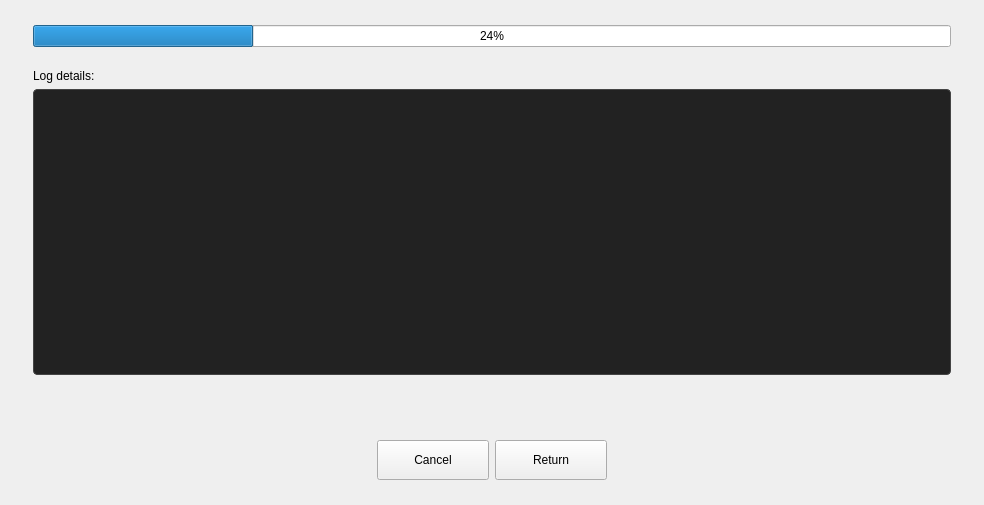
<?xml version="1.0" encoding="UTF-8"?>
<ui version="4.0">
 <class>RemotePage</class>
 <widget class="QWidget" name="RemotePage">
  <property name="geometry">
   <rect>
    <x>0</x>
    <y>0</y>
    <width>984</width>
    <height>505</height>
   </rect>
  </property>
  <property name="windowTitle">
   <string>Remote manager</string>
  </property>
  <layout class="QVBoxLayout" name="verticalLayout">
   <property name="spacing">
    <number>10</number>
   </property>
   <property name="leftMargin">
    <number>24</number>
   </property>
   <property name="topMargin">
    <number>16</number>
   </property>
   <property name="rightMargin">
    <number>24</number>
   </property>
   <property name="bottomMargin">
    <number>16</number>
   </property>
   <item>
    <widget class="QStackedWidget" name="stackedWidget">
     <property name="currentIndex">
      <number>1</number>
     </property>
     <widget class="QWidget" name="page_config">
      <layout class="QVBoxLayout" name="verticalLayout_3">
       <property name="spacing">
        <number>0</number>
       </property>
       <property name="leftMargin">
        <number>0</number>
       </property>
       <property name="topMargin">
        <number>0</number>
       </property>
       <property name="rightMargin">
        <number>0</number>
       </property>
       <property name="bottomMargin">
        <number>0</number>
       </property>
       <item>
        <widget class="QLabel" name="label_config">
         <property name="text">
          <string>Machine configuration file path:</string>
         </property>
        </widget>
       </item>
       <item>
        <spacer name="verticalSpacer_6">
         <property name="orientation">
          <enum>Qt::Vertical</enum>
         </property>
         <property name="sizeType">
          <enum>QSizePolicy::Fixed</enum>
         </property>
         <property name="sizeHint" stdset="0">
          <size>
           <width>20</width>
           <height>8</height>
          </size>
         </property>
        </spacer>
       </item>
       <item>
        <layout class="QHBoxLayout" name="horizontalLayout">
         <property name="spacing">
          <number>0</number>
         </property>
         <item>
          <widget class="QLineEdit" name="lineEdit">
           <property name="minimumSize">
            <size>
             <width>0</width>
             <height>36</height>
            </size>
           </property>
           <property name="maximumSize">
            <size>
             <width>16777215</width>
             <height>36</height>
            </size>
           </property>
          </widget>
         </item>
         <item>
          <spacer name="horizontalSpacer_5">
           <property name="orientation">
            <enum>Qt::Horizontal</enum>
           </property>
           <property name="sizeType">
            <enum>QSizePolicy::Fixed</enum>
           </property>
           <property name="sizeHint" stdset="0">
            <size>
             <width>8</width>
             <height>20</height>
            </size>
           </property>
          </spacer>
         </item>
         <item>
          <widget class="QPushButton" name="btn_select">
           <property name="sizePolicy">
            <sizepolicy hsizetype="Fixed" vsizetype="Fixed">
             <horstretch>0</horstretch>
             <verstretch>0</verstretch>
            </sizepolicy>
           </property>
           <property name="minimumSize">
            <size>
             <width>64</width>
             <height>40</height>
            </size>
           </property>
           <property name="maximumSize">
            <size>
             <width>64</width>
             <height>40</height>
            </size>
           </property>
           <property name="text">
            <string>Select</string>
           </property>
           <property name="okStyle" stdset="0">
            <bool>true</bool>
           </property>
          </widget>
         </item>
        </layout>
       </item>
       <item>
        <spacer name="verticalSpacer_7">
         <property name="orientation">
          <enum>Qt::Vertical</enum>
         </property>
         <property name="sizeType">
          <enum>QSizePolicy::Fixed</enum>
         </property>
         <property name="sizeHint" stdset="0">
          <size>
           <width>20</width>
           <height>16</height>
          </size>
         </property>
        </spacer>
       </item>
       <item>
        <widget class="QLabel" name="label_batchOps">
         <property name="text">
          <string>Batch operations:</string>
         </property>
        </widget>
       </item>
       <item>
        <spacer name="verticalSpacer">
         <property name="orientation">
          <enum>Qt::Vertical</enum>
         </property>
         <property name="sizeType">
          <enum>QSizePolicy::Fixed</enum>
         </property>
         <property name="sizeHint" stdset="0">
          <size>
           <width>20</width>
           <height>8</height>
          </size>
         </property>
        </spacer>
       </item>
       <item>
        <widget class="QWidget" name="widget_reinforce" native="true">
         <property name="sizePolicy">
          <sizepolicy hsizetype="Preferred" vsizetype="Fixed">
           <horstretch>0</horstretch>
           <verstretch>0</verstretch>
          </sizepolicy>
         </property>
         <property name="minimumSize">
          <size>
           <width>0</width>
           <height>36</height>
          </size>
         </property>
         <property name="maximumSize">
          <size>
           <width>16777215</width>
           <height>36</height>
          </size>
         </property>
         <layout class="QHBoxLayout" name="horizontalLayout_2">
          <property name="spacing">
           <number>0</number>
          </property>
          <property name="leftMargin">
           <number>12</number>
          </property>
          <property name="topMargin">
           <number>0</number>
          </property>
          <property name="rightMargin">
           <number>0</number>
          </property>
          <property name="bottomMargin">
           <number>0</number>
          </property>
          <item>
           <widget class="QCheckBox" name="check_baseline">
            <property name="text">
             <string>Baselien reinfoce</string>
            </property>
           </widget>
          </item>
         </layout>
        </widget>
       </item>
       <item>
        <spacer name="verticalSpacer_2">
         <property name="orientation">
          <enum>Qt::Vertical</enum>
         </property>
         <property name="sizeType">
          <enum>QSizePolicy::Fixed</enum>
         </property>
         <property name="sizeHint" stdset="0">
          <size>
           <width>20</width>
           <height>10</height>
          </size>
         </property>
        </spacer>
       </item>
       <item>
        <widget class="QWidget" name="widget_repair" native="true">
         <property name="sizePolicy">
          <sizepolicy hsizetype="Preferred" vsizetype="Fixed">
           <horstretch>0</horstretch>
           <verstretch>0</verstretch>
          </sizepolicy>
         </property>
         <property name="minimumSize">
          <size>
           <width>0</width>
           <height>36</height>
          </size>
         </property>
         <property name="maximumSize">
          <size>
           <width>16777215</width>
           <height>36</height>
          </size>
         </property>
         <layout class="QHBoxLayout" name="horizontalLayout_3">
          <property name="spacing">
           <number>0</number>
          </property>
          <property name="leftMargin">
           <number>12</number>
          </property>
          <property name="topMargin">
           <number>0</number>
          </property>
          <property name="rightMargin">
           <number>0</number>
          </property>
          <property name="bottomMargin">
           <number>0</number>
          </property>
          <item>
           <widget class="QCheckBox" name="check_repair">
            <property name="text">
             <string>Vulnerability repair</string>
            </property>
           </widget>
          </item>
         </layout>
        </widget>
       </item>
       <item>
        <spacer name="verticalSpacer_3">
         <property name="orientation">
          <enum>Qt::Vertical</enum>
         </property>
         <property name="sizeHint" stdset="0">
          <size>
           <width>20</width>
           <height>40</height>
          </size>
         </property>
        </spacer>
       </item>
       <item>
        <layout class="QHBoxLayout" name="horizontalLayout_4">
         <item>
          <spacer name="horizontalSpacer_2">
           <property name="orientation">
            <enum>Qt::Horizontal</enum>
           </property>
           <property name="sizeHint" stdset="0">
            <size>
             <width>40</width>
             <height>20</height>
            </size>
           </property>
          </spacer>
         </item>
         <item>
          <widget class="QPushButton" name="btn_excute">
           <property name="sizePolicy">
            <sizepolicy hsizetype="Fixed" vsizetype="Fixed">
             <horstretch>0</horstretch>
             <verstretch>0</verstretch>
            </sizepolicy>
           </property>
           <property name="minimumSize">
            <size>
             <width>112</width>
             <height>40</height>
            </size>
           </property>
           <property name="maximumSize">
            <size>
             <width>112</width>
             <height>40</height>
            </size>
           </property>
           <property name="text">
            <string>Excute</string>
           </property>
           <property name="okStyle" stdset="0">
            <bool>true</bool>
           </property>
          </widget>
         </item>
         <item>
          <spacer name="horizontalSpacer">
           <property name="orientation">
            <enum>Qt::Horizontal</enum>
           </property>
           <property name="sizeHint" stdset="0">
            <size>
             <width>40</width>
             <height>20</height>
            </size>
           </property>
          </spacer>
         </item>
        </layout>
       </item>
      </layout>
     </widget>
     <widget class="QWidget" name="page_progress">
      <layout class="QVBoxLayout" name="verticalLayout_2">
       <item>
        <widget class="QProgressBar" name="progressBar">
         <property name="value">
          <number>24</number>
         </property>
        </widget>
       </item>
       <item>
        <spacer name="verticalSpacer_4">
         <property name="orientation">
          <enum>Qt::Vertical</enum>
         </property>
         <property name="sizeType">
          <enum>QSizePolicy::Fixed</enum>
         </property>
         <property name="sizeHint" stdset="0">
          <size>
           <width>20</width>
           <height>16</height>
          </size>
         </property>
        </spacer>
       </item>
       <item>
        <widget class="QLabel" name="label">
         <property name="text">
          <string>Log details:</string>
         </property>
        </widget>
       </item>
       <item>
        <widget class="QTextBrowser" name="textBrowser">
         <property name="minimumSize">
          <size>
           <width>0</width>
           <height>286</height>
          </size>
         </property>
         <property name="styleSheet">
          <string notr="true">background-color: rgb(34,34,34);
border:1px solid #454545;
border-radius:4px;
color:white;</string>
         </property>
         <property name="verticalScrollBarPolicy">
          <enum>Qt::ScrollBarAlwaysOff</enum>
         </property>
         <property name="horizontalScrollBarPolicy">
          <enum>Qt::ScrollBarAlwaysOff</enum>
         </property>
        </widget>
       </item>
       <item>
        <spacer name="verticalSpacer_5">
         <property name="orientation">
          <enum>Qt::Vertical</enum>
         </property>
         <property name="sizeType">
          <enum>QSizePolicy::Expanding</enum>
         </property>
         <property name="sizeHint" stdset="0">
          <size>
           <width>20</width>
           <height>36</height>
          </size>
         </property>
        </spacer>
       </item>
       <item>
        <layout class="QHBoxLayout" name="horizontalLayout_5">
         <property name="bottomMargin">
          <number>0</number>
         </property>
         <item>
          <spacer name="horizontalSpacer_3">
           <property name="orientation">
            <enum>Qt::Horizontal</enum>
           </property>
           <property name="sizeHint" stdset="0">
            <size>
             <width>40</width>
             <height>20</height>
            </size>
           </property>
          </spacer>
         </item>
         <item>
          <widget class="QPushButton" name="btn_cancel">
           <property name="sizePolicy">
            <sizepolicy hsizetype="Fixed" vsizetype="Fixed">
             <horstretch>0</horstretch>
             <verstretch>0</verstretch>
            </sizepolicy>
           </property>
           <property name="minimumSize">
            <size>
             <width>112</width>
             <height>40</height>
            </size>
           </property>
           <property name="maximumSize">
            <size>
             <width>112</width>
             <height>40</height>
            </size>
           </property>
           <property name="text">
            <string>Cancel</string>
           </property>
          </widget>
         </item>
         <item>
          <widget class="QPushButton" name="btn_return">
           <property name="sizePolicy">
            <sizepolicy hsizetype="Fixed" vsizetype="Fixed">
             <horstretch>0</horstretch>
             <verstretch>0</verstretch>
            </sizepolicy>
           </property>
           <property name="minimumSize">
            <size>
             <width>112</width>
             <height>40</height>
            </size>
           </property>
           <property name="maximumSize">
            <size>
             <width>112</width>
             <height>40</height>
            </size>
           </property>
           <property name="text">
            <string>Return</string>
           </property>
          </widget>
         </item>
         <item>
          <spacer name="horizontalSpacer_4">
           <property name="orientation">
            <enum>Qt::Horizontal</enum>
           </property>
           <property name="sizeHint" stdset="0">
            <size>
             <width>40</width>
             <height>20</height>
            </size>
           </property>
          </spacer>
         </item>
        </layout>
       </item>
      </layout>
     </widget>
    </widget>
   </item>
  </layout>
 </widget>
 <resources/>
 <connections/>
</ui>
